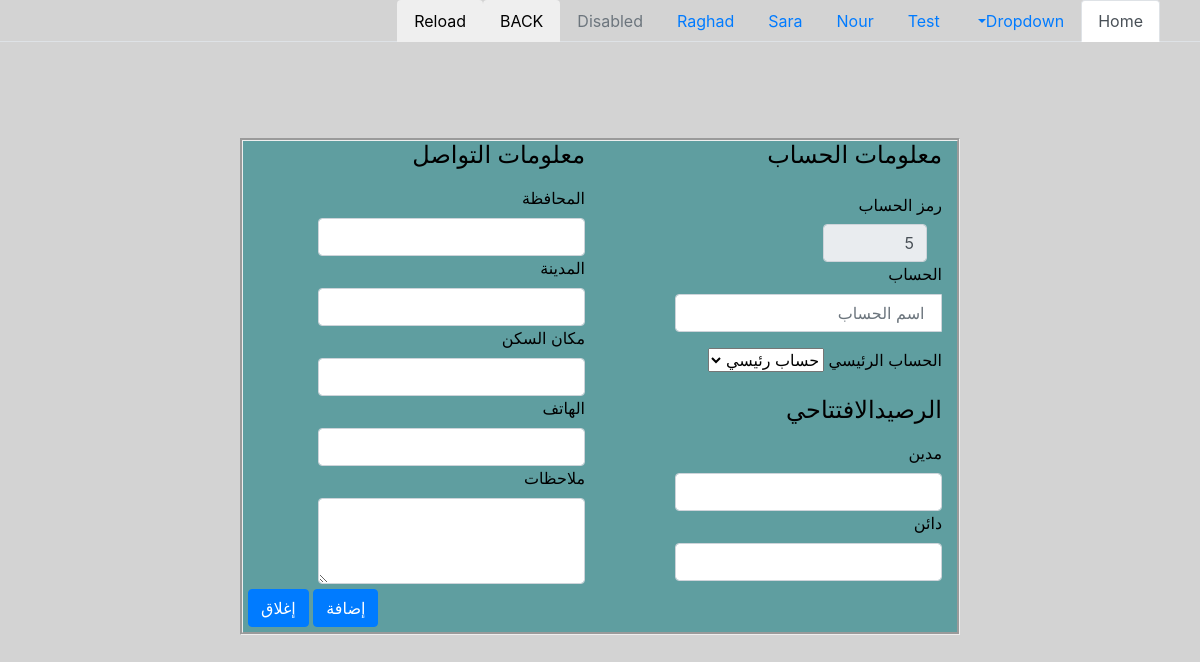
Before: /account_card.php with the older database file.
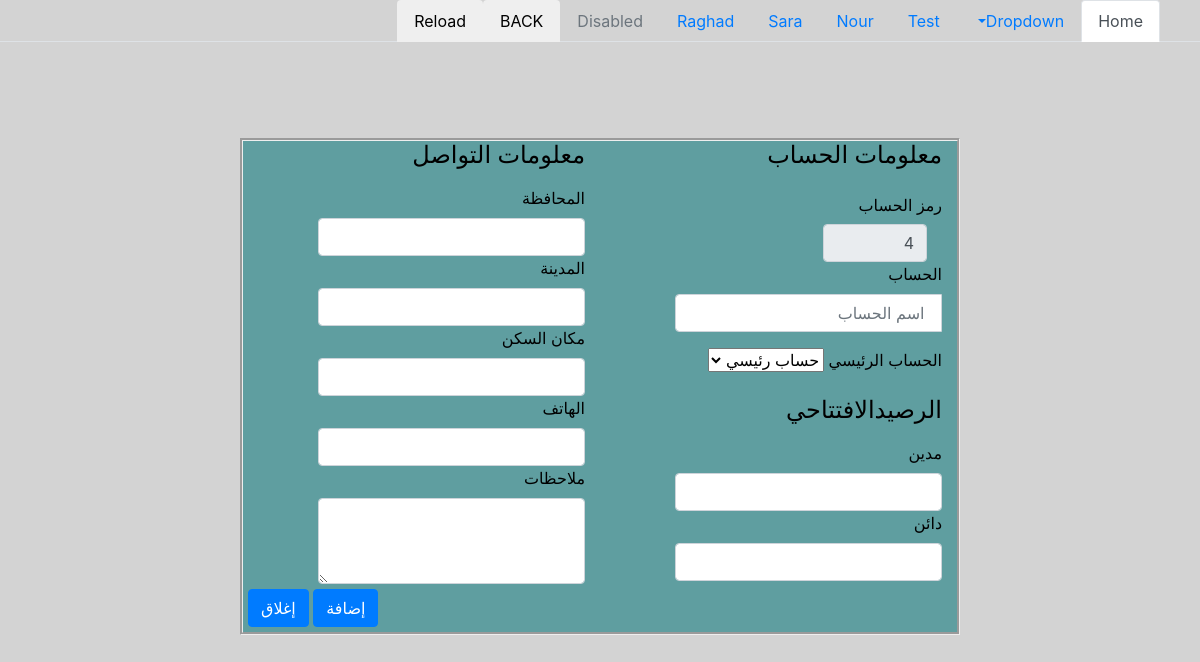
After: the same page with the newer database file.
### tables this page shows
CREATE TABLE `accounts` (
  `id` int(11) NOT NULL AUTO_INCREMENT,
  `code` varchar(250) NOT NULL,
  `name` varchar(250) DEFAULT NULL,
  `maden` varchar(250) DEFAULT NULL,
  `daen` varchar(250) DEFAULT NULL,
  `phone` varchar(250) DEFAULT NULL,
  `email` varchar(250) DEFAULT NULL,
  `account_id` int(11) NOT NULL DEFAULT 0,
  `city` varchar(250) DEFAULT NULL,
  `state` varchar(250) DEFAULT NULL,
  `location` varchar(250) DEFAULT NULL,
  `note` varchar(250) DEFAULT NULL,
  `type` varchar(250) NOT NULL,
  `created_at` timestamp NOT NULL DEFAULT current_timestamp(),
  `updated_at` timestamp NOT NULL DEFAULT current_timestamp(),
  PRIMARY KEY (`id`)
);

### helper/operation_functions.php (called while the page is built, shortened)
<?php
function generate_code($prefix, $code, $type)
{
    $code_trim = substr($code, strlen($prefix . "-") - 1) + 1;
    $code_result = "";
    if ($type == "parent")
        for ($i = NUMBER_OF_ZEROS_PARENT; $i > strlen($code_trim); $i--) {
            $code_result .= "0";
        }
    return $prefix . $code_result . $code_trim;
}
function get_auto_code($con, $table, $column, $prefix, $type = "child", $parent_col_name = '', $parent_id = '')
{
    if ($parent_id != '')
        $select_max_id_query = "select max(id),$parent_col_name from $table where $parent_col_name = '$parent_id'";
    else
        $select_max_id_query = "select max(id) from $table";
    $select_max_id_exec = mysqli_query($con, $select_max_id_query);
    $max_id = mysqli_fetch_row($select_max_id_exec)[0];
    $select_code_query = "select $column from $table where id = '$max_id' and $column like '$prefix%'";
    $select_code_exec = mysqli_query($con, $select_code_query);
    @$code = mysqli_fetch_row($select_code_exec)[0];
    return generate_code($prefix, $code, $type);
}

### account_card.php (the view, shortened to what the changed rows need)
<?php
include('include/nav.php');
?>
<!DOCTYPE html>
<html lang="ar" dir="rtl">
<head>
    <link rel="stylesheet" href="css/bootstrap.min.css">
</head>
<body>
    <form action="" method="post">
        <div class="container">
            <?php
            $account = [];
            ?>
            <div class="row">
                <div id="account_col" class="col-md-6">
                        <div class="row ">
                            <div class="col-10">
                                <div class="col-md-6">
                                    <input type="text" id="code" name="code" class="form-control" readonly value="<?php
                                                                                                                    if (isset($account['code'])) echo $account['code'];
                                                                                                                    else
                                                                                                                        echo get_auto_code($con, "accounts", "code", "", "parent", 'account_id', '0')  ?>">
                                </div>
                            </div>
                        </div>
                </div>
            </div>
        </div>
    </form>
</body>
</html>

Changed rows visible on the page:
removed accounts: code "5"
now on this page (row unchanged): accounts: code "4"
